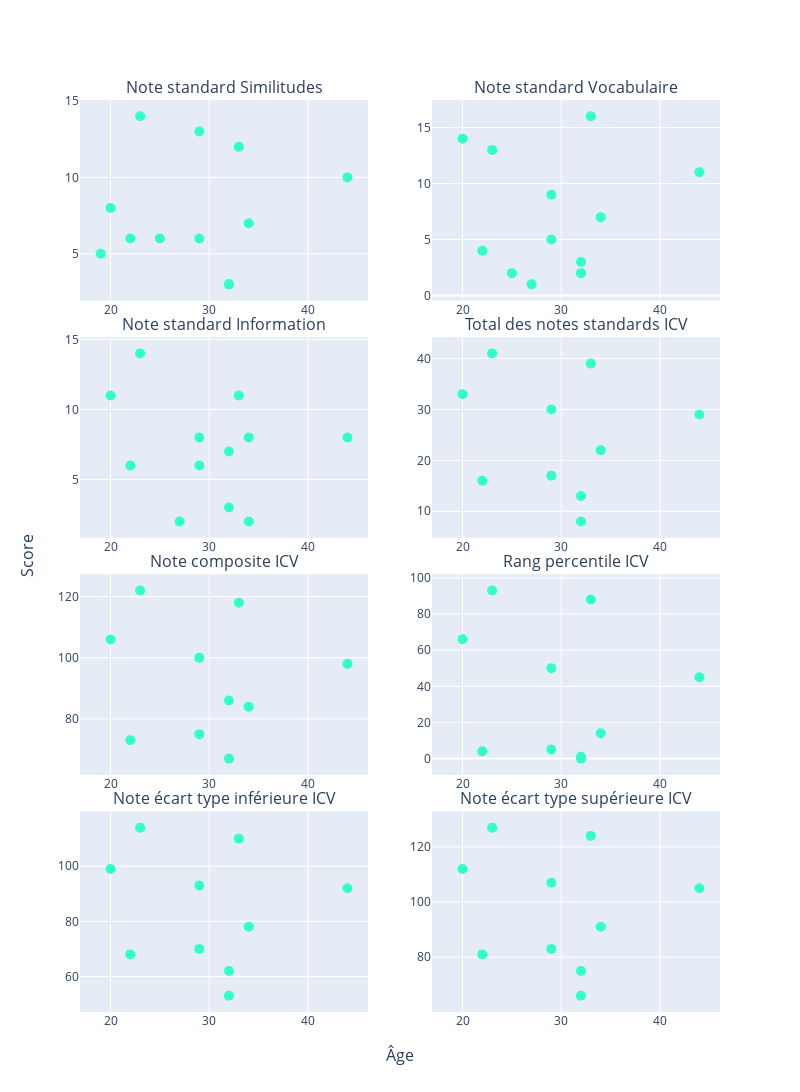

The cell this chart's notebook holds for it:
### Code cell
fig_wais_sub.add_trace(go.Scatter(x= df_wais_sub['age'], y=df_wais_sub[subplot_titles[4]], mode="markers+text",
            marker={'size': 10, "color": df_wais_sub['Type_color'] },
            hovertext= df_wais_sub['ID_SECONDAIRE'] +", "+ df_wais_sub['Type']),
            row=1, col=1)

fig_wais_sub.add_trace(go.Scatter(x= df_wais_sub['age'], y=df_wais_sub[subplot_titles[5]], mode="markers+text",
            marker={'size': 10, "color": df_wais_sub['Type_color'] },
            hovertext= df_wais_sub['ID_SECONDAIRE'] +", "+ df_wais_sub['Type']),
              row=1, col=2)

fig_wais_sub.add_trace(go.Scatter(x= df_wais_sub['age'], y=df_wais_sub[subplot_titles[6]], mode="markers+text",
            marker={'size': 10, "color": df_wais_sub['Type_color'] },
            hovertext= df_wais_sub['ID_SECONDAIRE'] +", "+ df_wais_sub['Type']),
              row=2, col=1)

fig_wais_sub.add_trace(go.Scatter(x= df_wais_sub['age'], y=df_wais_sub[subplot_titles[7]], mode="markers+text",
            marker={'size': 10, "color": df_wais_sub['Type_color'] },
            hovertext= df_wais_sub['ID_SECONDAIRE'] +", "+ df_wais_sub['Type']),
            row=2, col=2)

fig_wais_sub.add_trace(go.Scatter(x= df_wais_sub['age'], y=df_wais_sub[subplot_titles[8]], mode="markers+text",
            marker={'size': 10, "color": df_wais_sub['Type_color'] },
            hovertext= df_wais_sub['ID_SECONDAIRE'] +", "+ df_wais_sub['Type']),
            row=3, col=1)
                                                             
fig_wais_sub.add_trace(go.Scatter(x= df_wais_sub['age'], y=df_wais_sub[subplot_titles[9]], mode="markers+text",
            marker={'size': 10, "color": df_wais_sub['Type_color'] },
            hovertext= df_wais_sub['ID_SECONDAIRE'] +", "+ df_wais_sub['Type']),
            row=3, col=2)
    
fig_wais_sub.add_trace(go.Scatter(x= df_wais_sub['age'], y=df_wais_sub[subplot_titles[10]], mode="markers+text",
            marker={'size': 10, "color": df_wais_sub['Type_color'] },
            hovertext= df_wais_sub['ID_SECONDAIRE'] +", "+ df_wais_sub['Type']),
            row=4, col=1)
    
fig_wais_sub.add_trace(go.Scatter(x= df_wais_sub['age'], y=df_wais_sub[subplot_titles[11]], mode="markers+text",
            marker={'size': 10, "color": df_wais_sub['Type_color'] },
            hovertext= df_wais_sub['ID_SECONDAIRE'] +", "+ df_wais_sub['Type']),
            row=4, col=2)
    
fig_wais_sub.update_layout(height=1500, width=800,
                   showlegend=False
            )

### Figure 1 — Plotly figure (JSON) as saved in the notebook; plotly's stock layout.template omitted (floating-point values rounded to 4 significant figures)
{"data": [{"hovertext": ["EF 2E 22 E0 EA, Type 1", "B6 A4 CD 3A 81, Type 1", "C2 C3 05 A8 4B, Type 1", "39 CA BD 3C 82, Type 1", "7B DE 78 5B F6, Type 1", "9B 8E 44 F8 FF, Type 1", "35 86 13 56 24, Type 1", "73 EC 1B D7 9B, Type 1", "7D 76 3D FC 91, Type 1", "AB A5 ED 43 8B, Type 1", "01 83 17 5E 89, Type 1", "B9 5D 22 14 86, Type 1", "A1 54 32 B1 53, Type 1", "FD 11 B7 CF 8F, Type 1", "DB 6B 59 3A 0C, Type 1", "F1 C2 1C 3A FC, Type 1", "98 2C 1A AA 87, Type 1", "A2 D7 D0 A4 2A, Type 1", "02 92 7B FF E6, Type 1", "06 25 B6 B7 F5, Type 1"], "marker": {"color": ["#33ffc9", "#33ffc9", "#33ffc9", "#33ffc9", "#33ffc9", "#33ffc9", "#33ffc9", "#33ffc9", "#33ffc9", "#33ffc9", "#33ffc9", "#33ffc9", "#33ffc9", "#33ffc9", "#33ffc9", "#33ffc9", "#33ffc9", "#33ffc9", "#33ffc9", "#33ffc9"], "size": 10}, "mode": "markers+text", "type": "scatter", "x": [19, 19, 20, 22, 23, 25, 27, 28, 29, 29, 31, 32, 32, 33, 34, 34, 36, 37, 41, 44], "xaxis": "x", "y": [null, 5, 8, 6, 14, 6, null, null, 6, 13, null, 3, 3, 12, null, 7, null, null, null, 10], "yaxis": "y"}, {"hovertext": ["EF 2E 22 E0 EA, Type 1", "B6 A4 CD 3A 81, Type 1", "C2 C3 05 A8 4B, Type 1", "39 CA BD 3C 82, Type 1", "7B DE 78 5B F6, Type 1", "9B 8E 44 F8 FF, Type 1", "35 86 13 56 24, Type 1", "73 EC 1B D7 9B, Type 1", "7D 76 3D FC 91, Type 1", "AB A5 ED 43 8B, Type 1", "01 83 17 5E 89, Type 1", "B9 5D 22 14 86, Type 1", "A1 54 32 B1 53, Type 1", "FD 11 B7 CF 8F, Type 1", "DB 6B 59 3A 0C, Type 1", "F1 C2 1C 3A FC, Type 1", "98 2C 1A AA 87, Type 1", "A2 D7 D0 A4 2A, Type 1", "02 92 7B FF E6, Type 1", "06 25 B6 B7 F5, Type 1"], "marker": {"color": ["#33ffc9", "#33ffc9", "#33ffc9", "#33ffc9", "#33ffc9", "#33ffc9", "#33ffc9", "#33ffc9", "#33ffc9", "#33ffc9", "#33ffc9", "#33ffc9", "#33ffc9", "#33ffc9", "#33ffc9", "#33ffc9", "#33ffc9", "#33ffc9", "#33ffc9", "#33ffc9"], "size": 10}, "mode": "markers+text", "type": "scatter", "x": [19, 19, 20, 22, 23, 25, 27, 28, 29, 29, 31, 32, 32, 33, 34, 34, 36, 37, 41, 44], "xaxis": "x2", "y": [null, null, 14, 4, 13, 2, 1, null, 5, 9, null, 2, 3, 16, null, 7, null, null, null, 11], "yaxis": "y2"}, {"hovertext": ["EF 2E 22 E0 EA, Type 1", "B6 A4 CD 3A 81, Type 1", "C2 C3 05 A8 4B, Type 1", "39 CA BD 3C 82, Type 1", "7B DE 78 5B F6, Type 1", "9B 8E 44 F8 FF, Type 1", "35 86 13 56 24, Type 1", "73 EC 1B D7 9B, Type 1", "7D 76 3D FC 91, Type 1", "AB A5 ED 43 8B, Type 1", "01 83 17 5E 89, Type 1", "B9 5D 22 14 86, Type 1", "A1 54 32 B1 53, Type 1", "FD 11 B7 CF 8F, Type 1", "DB 6B 59 3A 0C, Type 1", "F1 C2 1C 3A FC, Type 1", "98 2C 1A AA 87, Type 1", "A2 D7 D0 A4 2A, Type 1", "02 92 7B FF E6, Type 1", "06 25 B6 B7 F5, Type 1"], "marker": {"color": ["#33ffc9", "#33ffc9", "#33ffc9", "#33ffc9", "#33ffc9", "#33ffc9", "#33ffc9", "#33ffc9", "#33ffc9", "#33ffc9", "#33ffc9", "#33ffc9", "#33ffc9", "#33ffc9", "#33ffc9", "#33ffc9", "#33ffc9", "#33ffc9", "#33ffc9", "#33ffc9"], "size": 10}, "mode": "markers+text", "type": "scatter", "x": [19, 19, 20, 22, 23, 25, 27, 28, 29, 29, 31, 32, 32, 33, 34, 34, 36, 37, 41, 44], "xaxis": "x3", "y": [null, null, 11, 6, 14, null, 2, null, 6, 8, null, 3, 7, 11, 2, 8, null, null, null, 8], "yaxis": "y3"}, {"hovertext": ["EF 2E 22 E0 EA, Type 1", "B6 A4 CD 3A 81, Type 1", "C2 C3 05 A8 4B, Type 1", "39 CA BD 3C 82, Type 1", "7B DE 78 5B F6, Type 1", "9B 8E 44 F8 FF, Type 1", "35 86 13 56 24, Type 1", "73 EC 1B D7 9B, Type 1", "7D 76 3D FC 91, Type 1", "AB A5 ED 43 8B, Type 1", "01 83 17 5E 89, Type 1", "B9 5D 22 14 86, Type 1", "A1 54 32 B1 53, Type 1", "FD 11 B7 CF 8F, Type 1", "DB 6B 59 3A 0C, Type 1", "F1 C2 1C 3A FC, Type 1", "98 2C 1A AA 87, Type 1", "A2 D7 D0 A4 2A, Type 1", "02 92 7B FF E6, Type 1", "06 25 B6 B7 F5, Type 1"], "marker": {"color": ["#33ffc9", "#33ffc9", "#33ffc9", "#33ffc9", "#33ffc9", "#33ffc9", "#33ffc9", "#33ffc9", "#33ffc9", "#33ffc9", "#33ffc9", "#33ffc9", "#33ffc9", "#33ffc9", "#33ffc9", "#33ffc9", "#33ffc9", "#33ffc9", "#33ffc9", "#33ffc9"], "size": 10}, "mode": "markers+text", "type": "scatter", "x": [19, 19, 20, 22, 23, 25, 27, 28, 29, 29, 31, 32, 32, 33, 34, 34, 36, 37, 41, 44], "xaxis": "x4", "y": [null, null, 33, 16, 41, null, null, null, 17, 30, null, 8, 13, 39, null, 22, null, null, null, 29], "yaxis": "y4"}, {"hovertext": ["EF 2E 22 E0 EA, Type 1", "B6 A4 CD 3A 81, Type 1", "C2 C3 05 A8 4B, Type 1", "39 CA BD 3C 82, Type 1", "7B DE 78 5B F6, Type 1", "9B 8E 44 F8 FF, Type 1", "35 86 13 56 24, Type 1", "73 EC 1B D7 9B, Type 1", "7D 76 3D FC 91, Type 1", "AB A5 ED 43 8B, Type 1", "01 83 17 5E 89, Type 1", "B9 5D 22 14 86, Type 1", "A1 54 32 B1 53, Type 1", "FD 11 B7 CF 8F, Type 1", "DB 6B 59 3A 0C, Type 1", "F1 C2 1C 3A FC, Type 1", "98 2C 1A AA 87, Type 1", "A2 D7 D0 A4 2A, Type 1", "02 92 7B FF E6, Type 1", "06 25 B6 B7 F5, Type 1"], "marker": {"color": ["#33ffc9", "#33ffc9", "#33ffc9", "#33ffc9", "#33ffc9", "#33ffc9", "#33ffc9", "#33ffc9", "#33ffc9", "#33ffc9", "#33ffc9", "#33ffc9", "#33ffc9", "#33ffc9", "#33ffc9", "#33ffc9", "#33ffc9", "#33ffc9", "#33ffc9", "#33ffc9"], "size": 10}, "mode": "markers+text", "type": "scatter", "x": [19, 19, 20, 22, 23, 25, 27, 28, 29, 29, 31, 32, 32, 33, 34, 34, 36, 37, 41, 44], "xaxis": "x5", "y": [null, null, 106, 73, 122, null, null, null, 75, 100, null, 86, 67, 118, null, 84, null, null, null, 98], "yaxis": "y5"}, {"hovertext": ["EF 2E 22 E0 EA, Type 1", "B6 A4 CD 3A 81, Type 1", "C2 C3 05 A8 4B, Type 1", "39 CA BD 3C 82, Type 1", "7B DE 78 5B F6, Type 1", "9B 8E 44 F8 FF, Type 1", "35 86 13 56 24, Type 1", "73 EC 1B D7 9B, Type 1", "7D 76 3D FC 91, Type 1", "AB A5 ED 43 8B, Type 1", "01 83 17 5E 89, Type 1", "B9 5D 22 14 86, Type 1", "A1 54 32 B1 53, Type 1", "FD 11 B7 CF 8F, Type 1", "DB 6B 59 3A 0C, Type 1", "F1 C2 1C 3A FC, Type 1", "98 2C 1A AA 87, Type 1", "A2 D7 D0 A4 2A, Type 1", "02 92 7B FF E6, Type 1", "06 25 B6 B7 F5, Type 1"], "marker": {"color": ["#33ffc9", "#33ffc9", "#33ffc9", "#33ffc9", "#33ffc9", "#33ffc9", "#33ffc9", "#33ffc9", "#33ffc9", "#33ffc9", "#33ffc9", "#33ffc9", "#33ffc9", "#33ffc9", "#33ffc9", "#33ffc9", "#33ffc9", "#33ffc9", "#33ffc9", "#33ffc9"], "size": 10}, "mode": "markers+text", "type": "scatter", "x": [19, 19, 20, 22, 23, 25, 27, 28, 29, 29, 31, 32, 32, 33, 34, 34, 36, 37, 41, 44], "xaxis": "x6", "y": [null, null, 66, 4, 93, null, null, null, 5, 50, null, 0, 1, 88, null, 14, null, null, null, 45], "yaxis": "y6"}, {"hovertext": ["EF 2E 22 E0 EA, Type 1", "B6 A4 CD 3A 81, Type 1", "C2 C3 05 A8 4B, Type 1", "39 CA BD 3C 82, Type 1", "7B DE 78 5B F6, Type 1", "9B 8E 44 F8 FF, Type 1", "35 86 13 56 24, Type 1", "73 EC 1B D7 9B, Type 1", "7D 76 3D FC 91, Type 1", "AB A5 ED 43 8B, Type 1", "01 83 17 5E 89, Type 1", "B9 5D 22 14 86, Type 1", "A1 54 32 B1 53, Type 1", "FD 11 B7 CF 8F, Type 1", "DB 6B 59 3A 0C, Type 1", "F1 C2 1C 3A FC, Type 1", "98 2C 1A AA 87, Type 1", "A2 D7 D0 A4 2A, Type 1", "02 92 7B FF E6, Type 1", "06 25 B6 B7 F5, Type 1"], "marker": {"color": ["#33ffc9", "#33ffc9", "#33ffc9", "#33ffc9", "#33ffc9", "#33ffc9", "#33ffc9", "#33ffc9", "#33ffc9", "#33ffc9", "#33ffc9", "#33ffc9", "#33ffc9", "#33ffc9", "#33ffc9", "#33ffc9", "#33ffc9", "#33ffc9", "#33ffc9", "#33ffc9"], "size": 10}, "mode": "markers+text", "type": "scatter", "x": [19, 19, 20, 22, 23, 25, 27, 28, 29, 29, 31, 32, 32, 33, 34, 34, 36, 37, 41, 44], "xaxis": "x7", "y": [null, null, 99, 68, 114, null, null, null, 70, 93, null, 53, 62, 110, null, 78, null, null, null, 92], "yaxis": "y7"}, {"hovertext": ["EF 2E 22 E0 EA, Type 1", "B6 A4 CD 3A 81, Type 1", "C2 C3 05 A8 4B, Type 1", "39 CA BD 3C 82, Type 1", "7B DE 78 5B F6, Type 1", "9B 8E 44 F8 FF, Type 1", "35 86 13 56 24, Type 1", "73 EC 1B D7 9B, Type 1", "7D 76 3D FC 91, Type 1", "AB A5 ED 43 8B, Type 1", "01 83 17 5E 89, Type 1", "B9 5D 22 14 86, Type 1", "A1 54 32 B1 53, Type 1", "FD 11 B7 CF 8F, Type 1", "DB 6B 59 3A 0C, Type 1", "F1 C2 1C 3A FC, Type 1", "98 2C 1A AA 87, Type 1", "A2 D7 D0 A4 2A, Type 1", "02 92 7B FF E6, Type 1", "06 25 B6 B7 F5, Type 1"], "marker": {"color": ["#33ffc9", "#33ffc9", "#33ffc9", "#33ffc9", "#33ffc9", "#33ffc9", "#33ffc9", "#33ffc9", "#33ffc9", "#33ffc9", "#33ffc9", "#33ffc9", "#33ffc9", "#33ffc9", "#33ffc9", "#33ffc9", "#33ffc9", "#33ffc9", "#33ffc9", "#33ffc9"], "size": 10}, "mode": "markers+text", "type": "scatter", "x": [19, 19, 20, 22, 23, 25, 27, 28, 29, 29, 31, 32, 32, 33, 34, 34, 36, 37, 41, 44], "xaxis": "x8", "y": [null, null, 112, 81, 127, null, null, null, 83, 107, null, 66, 75, 124, null, 91, null, null, null, 105], "yaxis": "y8"}], "layout": {"annotations": [{"font": {"size": 16}, "showarrow": false, "text": "Note standard Similitudes", "x": 0.225, "xanchor": "center", "xref": "paper", "y": 1, "yanchor": "bottom", "yref": "paper"}, {"font": {"size": 16}, "showarrow": false, "text": "Note standard Vocabulaire", "x": 0.775, "xanchor": "center", "xref": "paper", "y": 1, "yanchor": "bottom", "yref": "paper"}, {"font": {"size": 16}, "showarrow": false, "text": "Note standard Information", "x": 0.225, "xanchor": "center", "xref": "paper", "y": 0.74, "yanchor": "bottom", "yref": "paper"}, {"font": {"size": 16}, "showarrow": false, "text": "Total des notes standards ICV", "x": 0.775, "xanchor": "center", "xref": "paper", "y": 0.74, "yanchor": "bottom", "yref": "paper"}, {"font": {"size": 16}, "showarrow": false, "text": "Note composite ICV", "x": 0.225, "xanchor": "center", "xref": "paper", "y": 0.48, "yanchor": "bottom", "yref": "paper"}, {"font": {"size": 16}, "showarrow": false, "text": "Rang percentile ICV", "x": 0.775, "xanchor": "center", "xref": "paper", "y": 0.48, "yanchor": "bottom", "yref": "paper"}, {"font": {"size": 16}, "showarrow": false, "text": "Note écart type inférieure ICV", "x": 0.225, "xanchor": "center", "xref": "paper", "y": 0.22, "yanchor": "bottom", "yref": "paper"}, {"font": {"size": 16}, "showarrow": false, "text": "Note écart type supérieure ICV", "x": 0.775, "xanchor": "center", "xref": "paper", "y": 0.22, "yanchor": "bottom", "yref": "paper"}, {"font": {"size": 16}, "showarrow": false, "text": "Âge", "x": 0.5, "xanchor": "center", "xref": "paper", "y": 0, "yanchor": "top", "yref": "paper", "yshift": -30}, {"font": {"size": 16}, "showarrow": false, "text": "Score", "textangle": -90, "x": 0, "xanchor": "right", "xref": "paper", "xshift": -40, "y": 0.5, "yanchor": "middle", "yref": "paper"}], "height": 1500, "showlegend": false, "width": 800, "xaxis": {"anchor": "y", "domain": [0, 0.45]}, "xaxis2": {"anchor": "y2", "domain": [0.55, 1]}, "xaxis3": {"anchor": "y3", "domain": [0, 0.45]}, "xaxis4": {"anchor": "y4", "domain": [0.55, 1]}, "xaxis5": {"anchor": "y5", "domain": [0, 0.45]}, "xaxis6": {"anchor": "y6", "domain": [0.55, 1]}, "xaxis7": {"anchor": "y7", "domain": [0, 0.45]}, "xaxis8": {"anchor": "y8", "domain": [0.55, 1]}, "yaxis": {"anchor": "x", "domain": [0.78, 1]}, "yaxis2": {"anchor": "x2", "domain": [0.78, 1]}, "yaxis3": {"anchor": "x3", "domain": [0.52, 0.74]}, "yaxis4": {"anchor": "x4", "domain": [0.52, 0.74]}, "yaxis5": {"anchor": "x5", "domain": [0.26, 0.48]}, "yaxis6": {"anchor": "x6", "domain": [0.26, 0.48]}, "yaxis7": {"anchor": "x7", "domain": [0, 0.22]}, "yaxis8": {"anchor": "x8", "domain": [0, 0.22]}}}
